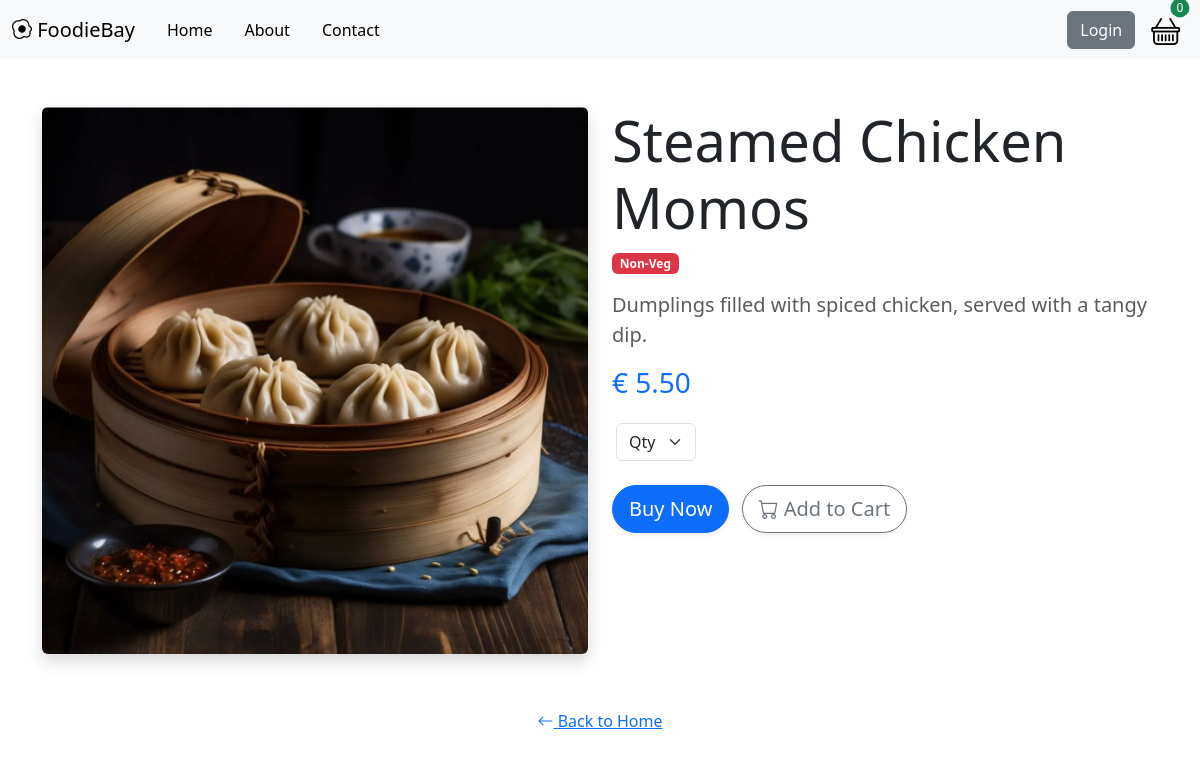
The app's page /product/4 with its own data.
### FoodieBay/models.py (models this page shows, shortened)
class fooditem(models.Model):
    item_name = models.CharField(max_length=30)
    description = models.CharField(max_length=100)
    price = models.DecimalField(max_digits=4, default=0, decimal_places=2)
    image = models.ImageField(upload_to='uploads/product/', blank=True, null=True)
    non_veg = models.BooleanField(default=False)

### FoodieBay/views.py (the view)
# urls.py: path('product/<int:pk>', views.product, name='product'),
def product(request, pk):
    item = fooditem.objects.get(id=pk)
    return render(request, 'product.html', {'product': item})

### cart/cart.py (called while the page is built)
   def __len__(self):
       return len(self.cart)

### cart/context_processor.py (called while the page is built)
def cart(request):
   return {'cart': Cart(request)}

### FoodieBay/templates/product.html (shortened to what this page needs)
<!DOCTYPE html>
{% load static %}
<html lang="en">
<head>
    <link href="https://cdn.jsdelivr.net/npm/bootstrap@5.3.0/dist/css/bootstrap.min.css" rel="stylesheet">
</head>
<body>
{% include 'navbar.html' %}
    <div class="container my-5">
        <div class="row">
            <div class="col-md-6">
                <img src="{{ product.image.url }}" class="img-fluid rounded shadow" alt="{{ product.item_name }}">
            </div>
            <div class="col-md-6">
                <h1 class="display-4 font-weight-bold">{{ product.item_name }}</h1>
                {% if product.non_veg %}
                    <span class="badge bg-danger">Non-Veg</span>
                {% else %}
                    <span class="badge bg-success">Veg</span>
                {% endif %}
                <p class="lead mt-3 text-muted">{{ product.description }}</p>
                <h3 class="text-primary font-weight-bold">€ {{ product.price }}</h3>
                <div class="ms-1 mt-4" style="width: 80px;">
                        <select class="form-select" id="qty-cart">
                          <option selected>Qty</option>
                        </select>
                    </div>
                <div class="mt-4">
                    <button class="btn btn-primary btn-lg rounded-pill shadow-sm me-2" type="button" data-product-id="{{ product.id }}" id="buy">Buy Now</button>
                    <button class="btn btn-outline-secondary btn-lg rounded-pill shadow-sm" type="button" data-product-id="{{ product.id }}" id="add-cart">
                        <i class="bi bi-cart"></i> Add to Cart
                    </button>
                </div>
            </div>
        </div>
        <div class="mt-5 text-center">
            <a href="/" class="btn btn-link text-primary"><i class="bi bi-arrow-left"></i> Back to Home</a>
        </div>
    </div>
</body>
</html>

### records on screen
fooditem: image (picture), item_name "Steamed Chicken Momos", description "Dumplings filled with spiced chicken, served with a tangy dip.", price "5.50"

### other values on screen
{{ cart|length }} "0"
